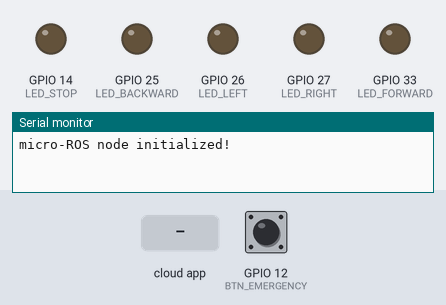
Simulated run of this sketch. Board: ESP32. Shown: output pins drawn as LEDs (lit = HIGH), the last lines printed to the serial monitor. Inputs (shaded band) come from the test bench; at power-on: GPIO 12 (BTN_EMERGENCY) LOW. The ROS host is connected and sends only what is stated.

Above: at 3.2 s.
3.3 s: the phone or cloud app sets gesture_command to IZQUIERDA
At 4.5 s:
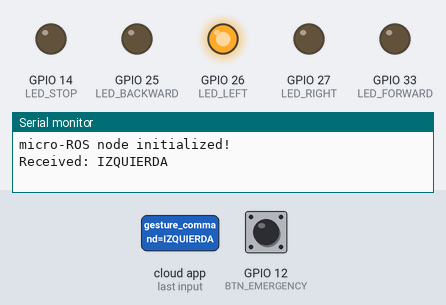
4.8 s: the phone or cloud app sets gesture_command to DERECHA
At 5.4 s:
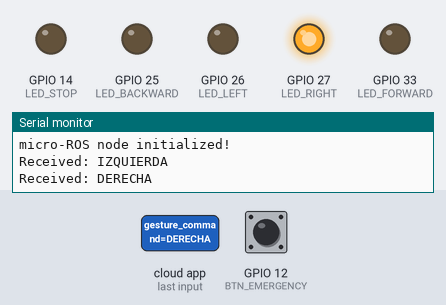
6.3 s: the phone or cloud app sets gesture_command to ADELANTE
At 7.0 s:
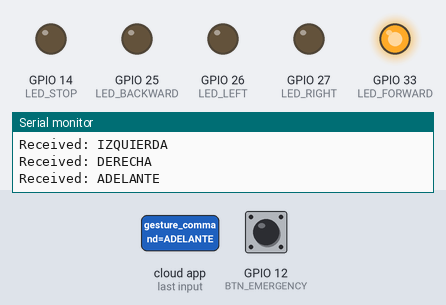
7.8 s: the phone or cloud app sets gesture_command to ATRAS
At 9.0 s:
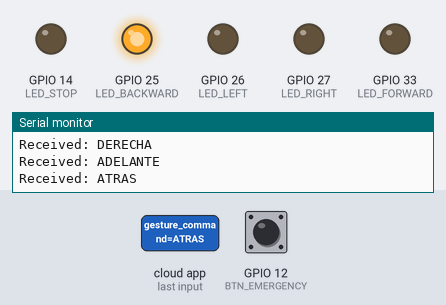
9.3 s: the phone or cloud app sets gesture_command to PARAR
At 10.0 s:
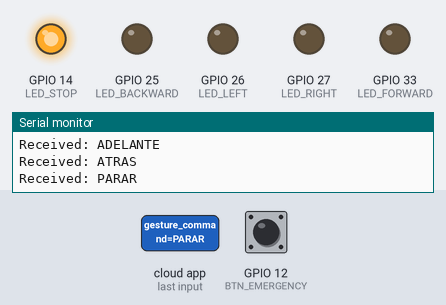
Timing chart, 0 to 11.8 s (numbered marks = the images above; inputs shaded):
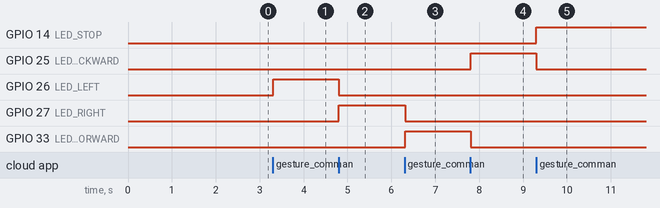

The sketch:

EJ2.ino
```cpp
#include <micro_ros_arduino.h>
#include <rcl/rcl.h>
#include <rcl/error_handling.h>
#include <rclc/rclc.h>
#include <rclc/executor.h>
#include <geometry_msgs/msg/twist.h>
#include <std_msgs/msg/string.h>

// Pin definitions
#define LED_FORWARD 33
#define LED_BACKWARD 25
#define LED_LEFT 26
#define LED_RIGHT 27
#define LED_STOP 14
#define BTN_EMERGENCY 12

// Robot parameters
#define LINEAR_SPEED 0.5   // m/s
#define ANGULAR_SPEED 1.0  // rad/s

rcl_publisher_t publisher;
rcl_subscription_t subscriber;
geometry_msgs__msg__Twist twist_msg;
std_msgs__msg__String feedback_msg;
int flag = 0;
int last_button_state = LOW;   // <--- agregado
rclc_executor_t executor;
rclc_support_t support;
rcl_allocator_t allocator;
rcl_node_t node;
rcl_timer_t timer;

#define RCCHECK(fn) { rcl_ret_t temp_rc = fn; if((temp_rc != RCL_RET_OK)){error_loop();}}
#define RCSOFTCHECK(fn) { rcl_ret_t temp_rc = fn; if((temp_rc != RCL_RET_OK)){}}

void error_loop(){
  while(1){
    delay(100);
  }
}

void subscription_callback(const void * msgin) {
  const std_msgs__msg__String * msg = (const std_msgs__msg__String *)msgin;

  // Reset movement
  twist_msg.linear.x = 0.0;
  twist_msg.angular.z = 0.0;

  // Reset LEDs
  digitalWrite(LED_LEFT, LOW);
  digitalWrite(LED_RIGHT, LOW);
  digitalWrite(LED_FORWARD, LOW);
  digitalWrite(LED_BACKWARD, LOW);
  digitalWrite(LED_STOP, LOW);

    int emergency = digitalRead(BTN_EMERGENCY);

    // --- LOGICA DEL BOTON CORREGIDA ---
    if (emergency == HIGH && last_button_state == LOW) {
      twist_msg.linear.x = 0.0;
      twist_msg.angular.z = 0.0;
      return;
    }

    last_button_state = emergency;
    // -----------------------------------
  if (strcmp(msg->data.data, "IZQUIERDA") == 0) {
      twist_msg.linear.x = 0.0;
      twist_msg.angular.z = 1.0;
      digitalWrite(LED_LEFT, HIGH);
  }
  else if (strcmp(msg->data.data, "DERECHA") == 0) {
      twist_msg.linear.x = 0.0;
      twist_msg.angular.z = -1.0;
      digitalWrite(LED_RIGHT, HIGH);
  }
  else if (strcmp(msg->data.data, "ADELANTE") == 0) {
      twist_msg.angular.z = 0.0;
      twist_msg.linear.x = 0.3;
      digitalWrite(LED_FORWARD, HIGH);
  }
  else if (strcmp(msg->data.data, "ATRAS") == 0) {
      twist_msg.angular.z = 0.0;
      twist_msg.linear.x = -0.3;
      digitalWrite(LED_BACKWARD, HIGH);
  }
  else if (strcmp(msg->data.data, "PARAR") == 0) {
      twist_msg.angular.z = 0.0;
      twist_msg.linear.x = 0.0;
      digitalWrite(LED_STOP, HIGH);
  }

  Serial.print("Received: ");
  Serial.println(msg->data.data);
}

void timer_callback(rcl_timer_t * timer, int64_t last_call_time) {
  RCLC_UNUSED(last_call_time);
  if (timer != NULL) {
    RCSOFTCHECK(rcl_publish(&publisher, &twist_msg, NULL));
  }
}

void setup() {
  Serial.begin(115200);

  pinMode(BTN_EMERGENCY, INPUT);
  pinMode(LED_RIGHT, OUTPUT);
  pinMode(LED_LEFT, OUTPUT);
  pinMode(LED_STOP, OUTPUT);
  pinMode(LED_FORWARD, OUTPUT);
  pinMode(LED_BACKWARD, OUTPUT);

  set_microros_transports();

  delay(2000);

  allocator = rcl_get_default_allocator();

  RCCHECK(rclc_support_init(&support, 0, NULL, &allocator));

  RCCHECK(rclc_node_init_default(&node, "microros_button_controller", "", &support));

  RCCHECK(rclc_publisher_init_default(
    &publisher,
    &node,
    ROSIDL_GET_MSG_TYPE_SUPPORT(geometry_msgs, msg, Twist),
    "cmd_vel"));

  RCCHECK(rclc_subscription_init_default(
    &subscriber,
    &node,
    ROSIDL_GET_MSG_TYPE_SUPPORT(std_msgs, msg, String),
    "gesture_command"));

  const unsigned int timer_timeout = 100;
  RCCHECK(rclc_timer_init_default(
    &timer,
    &support,
    RCL_MS_TO_NS(timer_timeout),
    timer_callback));

  RCCHECK(rclc_executor_init(&executor, &support.context, 2, &allocator));
  RCCHECK(rclc_executor_add_timer(&executor, &timer));
  RCCHECK(rclc_executor_add_subscription(&executor, &subscriber, &feedback_msg,
    &subscription_callback, ON_NEW_DATA));

  feedback_msg.data.data = (char *) malloc(100 * sizeof(char));
  feedback_msg.data.size = 0;
  feedback_msg.data.capacity = 100;

  Serial.println("micro-ROS node initialized!");
}

void loop() {
  delay(10);
  RCSOFTCHECK(rclc_executor_spin_some(&executor, RCL_MS_TO_NS(10)));
}
```

Measured:
- after the input at 3.3 s, GPIO 26 (LED_LEFT): LOW → HIGH at once
- after the input at 4.8 s, GPIO 26 (LED_LEFT): HIGH → LOW at once; GPIO 27 (LED_RIGHT): LOW → HIGH at once
- after the input at 6.3 s, GPIO 27 (LED_RIGHT): HIGH → LOW at once; GPIO 33 (LED_FORWARD): LOW → HIGH at once
- after the input at 7.8 s, GPIO 25 (LED_BACKWARD): LOW → HIGH at once; GPIO 33 (LED_FORWARD): HIGH → LOW at once
- after the input at 9.3 s, GPIO 14 (LED_STOP): LOW → HIGH at once; GPIO 25 (LED_BACKWARD): HIGH → LOW at once
